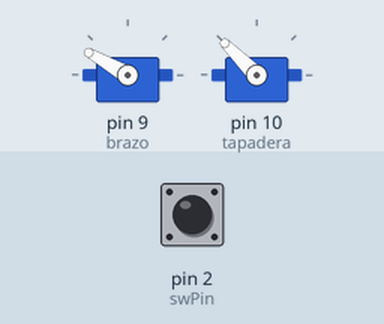
Simulated run of this sketch. Board: Arduino Uno, built with avr-gcc and run on an emulated ATmega328P. Shown: 2 × servo. The test bench sets the inputs (shaded band); at power-on: pin 2 (swPin) LOW.

Above: at 1.6 s.
1.7 s: pin 2 (swPin) pulled HIGH for 0.15 s
At 2.66 s:
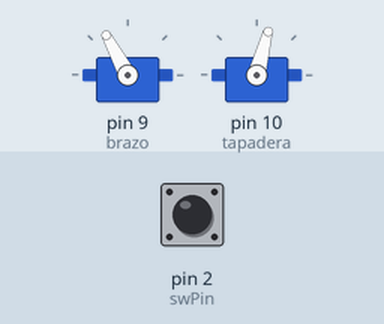
4.8 s: pin 2 (swPin) pulled HIGH for 1 s
At 7.03 s:
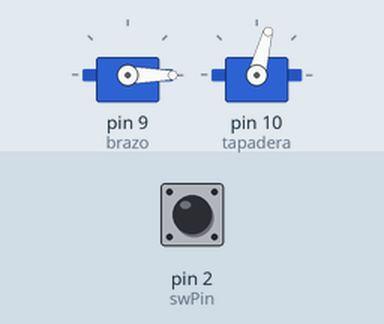
8.8 s: pin 2 (swPin) pulled HIGH for 3.2 s
At 12.2 s:
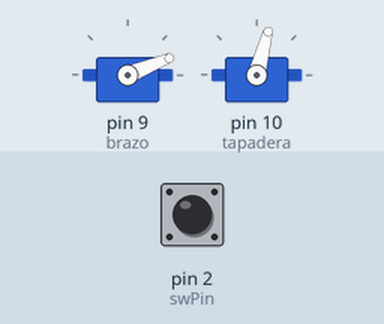
16.8 s: pin 2 (swPin) pulled HIGH for 1 s
Timing chart, 0 to 26.3 s (numbered marks = the images above; inputs shaded):
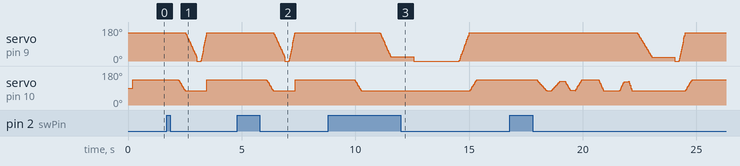

The sketch:

Codigo.ino
```cpp
//Autor: Juan Dominguez Rodriguez

//Inspirado en https://github.com/vagelis-chantzis/UselessBox/blob/master/UselessBox.ino y en https://www.thingiverse.com/thing:4212064
//Y modificado para la posición y tipo de los motores que uso.


#include <Servo.h> //Incluimos la librera servo.h


//Definimos variables.

#define swPin 2 //Definimos en pin 2 como swPin

#define MAX_brazo  0      //Defino una variable y le asigno el valor 0 grados que es la maxima apertura del brazo

#define MAX_tapadera  75  //Defino una segunda variable y le asigno un valor 75 grados que es la maxima apertura de la tapa


//Definimos los nombres de los servos para identificarlos en el programa.

Servo tapadera;  // Definimos el nombre el servo que movera la tapa
Servo brazo;  // Definimos el nombre del servo que movera el brazo


//Defino la constante posicin y count, la cual ir acumulando la suma de las iteraciones.

int pos = 0;    // variable que guardara la posicion del motor.
int count = 0;


//Comienzo el programa

void setup() {

  Serial.begin(9600);

  pinMode(swPin, INPUT);

  brazo.attach(9);  // Defino la salida digital para el servo 9 que sera el del brazo

  tapadera.attach(10);  // Defino la salida digital para el servo 10 que sera el de la tapadera.


//Posicionamos los brazos en el numero de grados que corresponda segun la forma de la caja y la disposicin del servo con respecto a esta.

  brazo.write(150);
  delay(200);
  tapadera.write(135);
  delay(200);

  //brazo.write(150);
  //tapadera.write(135);

}


//Comenzamos a escribir el programa que iterara en el tiempo de forma continua.

void loop() {

  delay(100);

  if (digitalRead(swPin) == HIGH)  //Con este if, conseguimos que si el pin 2 esta el valor alto, el algoritmo itere entrando por aqui.

  {

    count++;

    delay(500);

    if (count > 5)

      count = 1;

    switch (count) {

      case 1:

        simpleclose();

        break;

      case 2:

        simpleclose();

        break;

      case 3:

        simpleclose2();

        break;

      case 4:

        crazydoor();

        break;

      case 5:

        slow();

        break;

    }


    delay(2000);

  }

}


//Creamos las distintas posibles soluciones de entretenimiento y juego entra levantar la tapa, y sacar el brazo para apagar el interruptor.

void simpleclose() {

  //POSICIONES INICIALES
  //brazo.write(150);
  //tapadera.write(135);

  //POSICIONES MAXIMAS
  //MAX_brazo  0
  //MAX_tapadera  90


  for (pos = 135; pos >= 75; pos -= 3)   { //abre le tapadera

    tapadera.write(pos);

    delay(15);

  }

  for (pos = 150; pos >= 0+20 ; pos -= 4) { // recoje le brazo

    brazo.write(pos);

    delay(15);

  }


  brazo.write(0); // Pulsa el boton

  delay(200);


  for (pos = 0; pos <= 150; pos += 3) {  //recoje le brazo

    brazo.write(pos);

    delay(5);

  }


  for (pos = 75; pos >= 135; pos -= 3)  { // cierra le tapadera

    tapadera.write(pos);

    delay(15);

  }

  tapadera.write(135);

}


//***********************************************************************************
//Otra posibles y segunda solucion que iterara a la segunda vez que pulsemos el boton

void simpleclose2() {


  //POSICIONES INICIALES
  //brazo.write(150);
  //tapadera.write(135);

  //POSICIONES MAXIMAS
  //MAX_brazo  0
  //MAX_tapadera  75


  for (pos = 135; pos >= 75; pos -= 3)   { //abre le tapadera

    tapadera.write(pos);

    delay(15);

  }

  delay(800);

  for (pos = 150; pos >= 0 + 20; pos -= 4) { // recoje le brazo

    brazo.write(pos);

    delay(15);

  }

  delay(1000);

  brazo.write(MAX_brazo); // Pulsa el boton

  delay(2000);


  for (pos = MAX_brazo; pos <= 150; pos += 5) {  //recoje le brazo

    brazo.write(pos);

    delay(15);

  }


  for (pos = 75; pos <= 135; pos += 3)  { // cierra le tapadera

    tapadera.write(pos);

    delay(15);

  }

  tapadera.write(135);

}


//*********************************************************************************************************************
//Otra posibles y segunda solucion que iterara a la segunda vez que pulsemos el boton

void crazydoor() {

  //POSICIONES INICIALES
  //brazo.write(150);
  //tapadera.write(135);

  //POSICIONES MAXIMAS
  //MAX_brazo  0
  //MAX_tapadera  75

  for (pos = 135; pos >= 75 ; pos -= 2)   { //abre le tapadera

    tapadera.write(pos);

    delay(15);

  }

  delay(200);

  for (pos = 75 ; pos <= 125 ; pos += 2)  { // cierra le tapadera

    tapadera.write(pos);

    delay(15);

  }

  delay(200);

  for (pos = 125; pos >= 75 ; pos -= 3)   { //abre le tapadera

    tapadera.write(pos);

    delay(15);

  }

  delay(200);

  for (pos = 75 ; pos <= 135; pos += 3)  { // cierra le tapadera

    tapadera.write(pos);

    delay(15);

  }

  delay(700);

  for (pos = 135; pos >= 75; pos -= 4)   { //abre le tapadera

    tapadera.write(pos);

    delay(15);

  }

  delay(700);

  for (pos = 75; pos <= 125 ; pos += 4)  { // cierra le tapadera

    tapadera.write(pos);

    delay(15);

  }

  delay(200);

  for (pos = 125; pos >= 75; pos -= 5)   { //abre le tapadera

    tapadera.write(pos);

    delay(15);

  }

  delay(200);

  for (pos = 150; pos >= MAX_brazo + 20; pos -= 3) { // recoje le brazo

    brazo.write(pos);

    delay(15);

  }

  delay(1000);

  brazo.write(MAX_brazo); // Pulsa el boton

  delay(200);

  for (pos = MAX_brazo; pos <= 150; pos += 3) {  //recoje le brazo

    brazo.write(pos);

    delay(5);

  }

  for (pos = 75; pos <= 135; pos += 3)  { // cierra le tapadera

    tapadera.write(pos);

    delay(15);

  }

  tapadera.write(135);

}


//************************************************************************************************

//Otra posibles y segunda solucion que iterara a la segunda vez que pulsemos el boton

void slow()

//POSICIONES INICIALES
  //brazo.write(150);
  //tapadera.write(135);

  //POSICIONES MAXIMAS
  //MAX_brazo  0
  //MAX_tapadera  75

{

  for (pos = 135; pos >= 75; pos -= 1)   { //abre le tapadera

    tapadera.write(pos);

    delay(40);

  }

  for (pos = 150; pos >= 0 + 5; pos -= 1) { // recoje le brazo

    brazo.write(pos);

    delay(40);

  }


  for (pos = MAX_brazo; pos >= MAX_brazo + 50; pos += 1) {  //recoje le brazo

    brazo.write(pos);

    delay(40);

  }

  brazo.write(MAX_brazo); // Pulsa el boton

  delay(1000);

  for (pos = MAX_brazo; pos <= 150; pos += 1) {  //recoje le brazo

    brazo.write(pos);

    delay(40);

  }


  for (pos = 75; pos <= 135; pos += 1)  { // cierra le tapadera

    tapadera.write(pos);

    delay(40);

  }

  for (pos = 135; pos >= 85 + 10; pos -= 2)   { //abre le tapadera

    tapadera.write(pos);

    delay(40);

  }

  delay(2000);

  for (pos = MAX_tapadera; pos <= 135; pos += 2)  { // cierra le tapadera

    tapadera.write(pos);

    delay(15);

  }

  tapadera.write(135);

}
```
